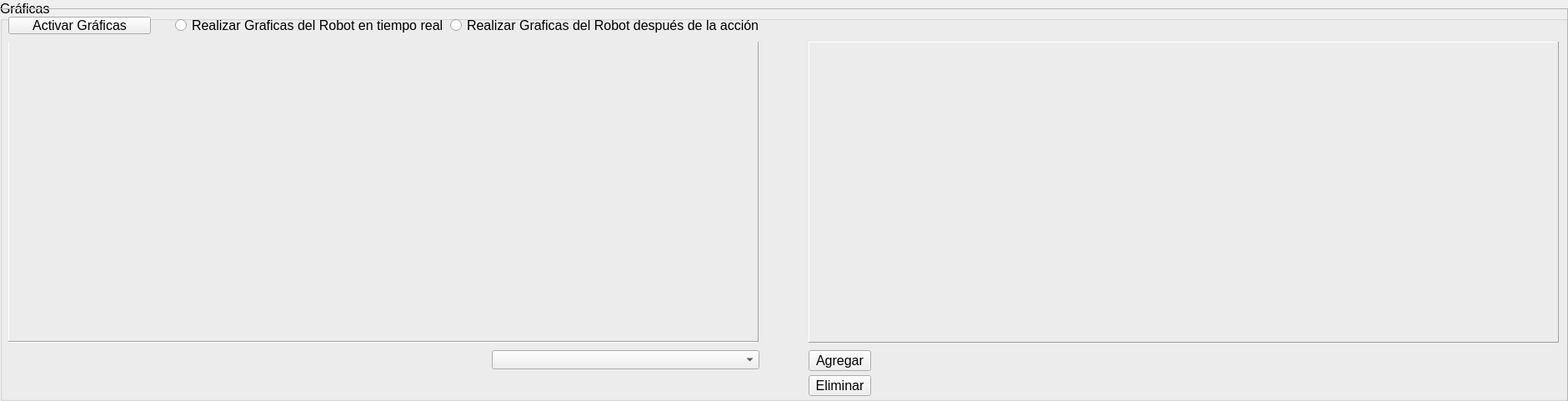
   <widget class="QGroupBox" name="Plots">
    <property name="geometry">
     <rect>
      <x>10</x>
      <y>500</y>
      <width>1881</width>
      <height>481</height>
     </rect>
    </property>
    <property name="minimumSize">
     <size>
      <width>1881</width>
      <height>21</height>
     </size>
    </property>
    <property name="maximumSize">
     <size>
      <width>1881</width>
      <height>481</height>
     </size>
    </property>
    <property name="font">
     <font>
      <pointsize>12</pointsize>
     </font>
    </property>
    <property name="title">
     <string>Gráficas</string>
    </property>
    <widget class="QFrame" name="PlotFrame">
     <property name="geometry">
      <rect>
       <x>-20</x>
       <y>10</y>
       <width>1901</width>
       <height>541</height>
      </rect>
     </property>
     <property name="maximumSize">
      <size>
       <width>1901</width>
       <height>541</height>
      </size>
     </property>
     <property name="frameShape">
      <enum>QFrame::StyledPanel</enum>
     </property>
     <property name="frameShadow">
      <enum>QFrame::Raised</enum>
     </property>
     <widget class="QPushButton" name="EliminarGraficaPB">
      <property name="geometry">
       <rect>
        <x>990</x>
        <y>440</y>
        <width>75</width>
        <height>25</height>
       </rect>
      </property>
      <property name="font">
       <font>
        <family>Arial</family>
        <pointsize>12</pointsize>
       </font>
      </property>
      <property name="cursor">
       <cursorShape>PointingHandCursor</cursorShape>
      </property>
      <property name="text">
       <string>Eliminar</string>
      </property>
     </widget>
     <widget class="QWidget" name="grafica2" native="true">
      <property name="geometry">
       <rect>
        <x>990</x>
        <y>40</y>
        <width>900</width>
        <height>361</height>
       </rect>
      </property>
      <widget class="Line" name="line_15">
       <property name="geometry">
        <rect>
         <x>-10</x>
         <y>0</y>
         <width>21</width>
         <height>361</height>
        </rect>
       </property>
       <property name="orientation">
        <enum>Qt::Vertical</enum>
       </property>
      </widget>
      <widget class="Line" name="line_10">
       <property name="geometry">
        <rect>
         <x>0</x>
         <y>-10</y>
         <width>899</width>
         <height>20</height>
        </rect>
       </property>
       <property name="font">
        <font>
         <pointsize>12</pointsize>
        </font>
       </property>
       <property name="orientation">
        <enum>Qt::Horizontal</enum>
       </property>
      </widget>
      <widget class="Line" name="line_11">
       <property name="geometry">
        <rect>
         <x>0</x>
         <y>351</y>
         <width>899</width>
         <height>21</height>
        </rect>
       </property>
       <property name="orientation">
        <enum>Qt::Horizontal</enum>
       </property>
      </widget>
      <widget class="Line" name="line_14">
       <property name="geometry">
        <rect>
         <x>890</x>
         <y>0</y>
         <width>21</width>
         <height>361</height>
        </rect>
       </property>
       <property name="orientation">
        <enum>Qt::Vertical</enum>
       </property>
      </widget>
      <zorder>line_14</zorder>
      <zorder>line_11</zorder>
      <zorder>line_15</zorder>
      <zorder>line_10</zorder>
     </widget>
     <widget class="QWidget" name="grafica1" native="true">
      <property name="geometry">
       <rect>
        <x>30</x>
        <y>40</y>
        <width>900</width>
        <height>361</height>
       </rect>
      </property>
      <widget class="Line" name="line_8">
       <property name="geometry">
        <rect>
         <x>0</x>
         <y>350</y>
         <width>899</width>
         <height>21</height>
        </rect>
       </property>
       <property name="orientation">
        <enum>Qt::Horizontal</enum>
       </property>
      </widget>
      <widget class="Line" name="line_7">
       <property name="geometry">
        <rect>
         <x>0</x>
         <y>-11</y>
         <width>899</width>
         <height>20</height>
        </rect>
       </property>
       <property name="orientation">
        <enum>Qt::Horizontal</enum>
       </property>
      </widget>
      <widget class="Line" name="line_9">
       <property name="geometry">
        <rect>
         <x>890</x>
         <y>-1</y>
         <width>21</width>
         <height>361</height>
        </rect>
       </property>
       <property name="orientation">
        <enum>Qt::Vertical</enum>
       </property>
      </widget>
      <widget class="Line" name="line_12">
       <property name="geometry">
        <rect>
         <x>-10</x>
         <y>-1</y>
         <width>21</width>
         <height>361</height>
        </rect>
       </property>
       <property name="orientation">
        <enum>Qt::Vertical</enum>
       </property>
      </widget>
      <zorder>line_12</zorder>
      <zorder>line_9</zorder>
      <zorder>line_8</zorder>
      <zorder>line_7</zorder>
     </widget>
     <widget class="QPushButton" name="AgregarGraficaPB">
      <property name="geometry">
       <rect>
        <x>990</x>
        <y>410</y>
        <width>75</width>
        <height>25</height>
       </rect>
      </property>
      <property name="font">
       <font>
        <family>Arial</family>
        <pointsize>12</pointsize>
       </font>
      </property>
      <property name="cursor">
       <cursorShape>PointingHandCursor</cursorShape>
      </property>
      <property name="text">
       <string>Agregar</string>
      </property>
     </widget>
     <widget class="QComboBox" name="ElegirGraficaCB">
      <property name="geometry">
       <rect>
        <x>610</x>
        <y>410</y>
        <width>321</width>
        <height>23</height>
       </rect>
      </property>
      <property name="font">
       <font>
        <family>Arial</family>
        <pointsize>12</pointsize>
       </font>
      </property>
      <property name="cursor">
       <cursorShape>PointingHandCursor</cursorShape>
      </property>
     </widget>
     <widget class="QRadioButton" name="GraficasDespuesRB">
      <property name="geometry">
       <rect>
        <x>560</x>
        <y>10</y>
        <width>391</width>
        <height>21</height>
       </rect>
      </property>
      <property name="font">
       <font>
        <family>Segoe UI</family>
        <pointsize>12</pointsize>
       </font>
      </property>
      <property name="cursor">
       <cursorShape>PointingHandCursor</cursorShape>
      </property>
      <property name="text">
       <string>Realizar Graficas del Robot después de la acción</string>
      </property>
     </widget>
     <widget class="QRadioButton" name="GraficasTiempoRealRB">
      <property name="enabled">
       <bool>true</bool>
      </property>
      <property name="geometry">
       <rect>
        <x>230</x>
        <y>10</y>
        <width>321</width>
        <height>21</height>
       </rect>
      </property>
      <property name="font">
       <font>
        <family>Segoe UI</family>
        <pointsize>12</pointsize>
       </font>
      </property>
      <property name="cursor">
       <cursorShape>PointingHandCursor</cursorShape>
      </property>
      <property name="text">
       <string>Realizar Graficas del Robot en tiempo real</string>
      </property>
     </widget>
     <widget class="QPushButton" name="ActivarGraficasPB">
      <property name="geometry">
       <rect>
        <x>30</x>
        <y>10</y>
        <width>171</width>
        <height>21</height>
       </rect>
      </property>
      <property name="cursor">
       <cursorShape>PointingHandCursor</cursorShape>
      </property>
      <property name="text">
       <string>Activar Gráficas</string>
      </property>
     </widget>
    </widget>
   </widget>
